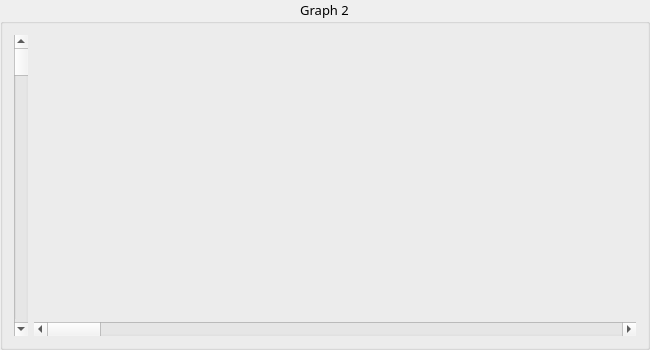
           <widget class="QGroupBox" name="groupBox_graph2">
            <property name="sizePolicy">
             <sizepolicy hsizetype="Preferred" vsizetype="Preferred">
              <horstretch>0</horstretch>
              <verstretch>0</verstretch>
             </sizepolicy>
            </property>
            <property name="minimumSize">
             <size>
              <width>650</width>
              <height>350</height>
             </size>
            </property>
            <property name="maximumSize">
             <size>
              <width>16777215</width>
              <height>450</height>
             </size>
            </property>
            <property name="font">
             <font>
              <family>Yu Gothic UI Semibold</family>
              <pointsize>10</pointsize>
             </font>
            </property>
            <property name="tabletTracking">
             <bool>true</bool>
            </property>
            <property name="focusPolicy">
             <enum>Qt::NoFocus</enum>
            </property>
            <property name="autoFillBackground">
             <bool>false</bool>
            </property>
            <property name="title">
             <string>Graph 2</string>
            </property>
            <property name="alignment">
             <set>Qt::AlignHCenter|Qt::AlignTop</set>
            </property>
            <property name="flat">
             <bool>false</bool>
            </property>
            <layout class="QGridLayout" name="gridLayout_4">
             <item row="0" column="0">
              <layout class="QGridLayout" name="gridLayout_23">
               <item row="0" column="0">
                <widget class="QScrollBar" name="verticalScrollBar_R">
                 <property name="orientation">
                  <enum>Qt::Vertical</enum>
                 </property>
                </widget>
               </item>
               <item row="0" column="1">
                <layout class="QGridLayout" name="gridLayout_24">
                 <item row="0" column="0">
                  <widget class="PlotWidget" name="plotWidget_R" native="true"/>
                 </item>
                 <item row="1" column="0">
                  <widget class="QScrollBar" name="horizontalScrollBar_R">
                   <property name="orientation">
                    <enum>Qt::Horizontal</enum>
                   </property>
                  </widget>
                 </item>
                </layout>
               </item>
              </layout>
             </item>
            </layout>
           </widget>
